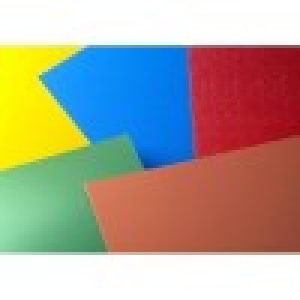
#> input picture Assignment1/Question 5/example2.jpg, 100 x 100 px (shown 3 times larger)
$ python ES12B1018_Prob5_3.py
#> lines starting #> are read from the running program, lines starting #| are printed output that depends on the picture
#> further down, x is the input picture: shape (100, 100, 3); mean B, G, R 150, 163.2, 173.9
import cv2
def redgreen_swap(img):
	b,g,r = cv2.split(img)
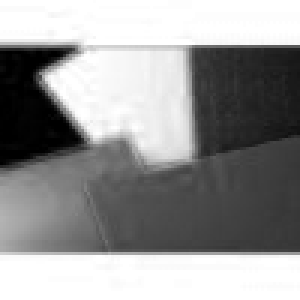
#> b: shape (100, 100) (shown 3 times larger); min 0, max 255, mean 150
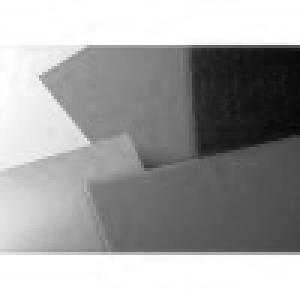
#> g: shape (100, 100) (shown 3 times larger); min 5, max 255, mean 163.2
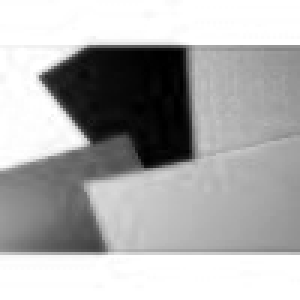
#> r: shape (100, 100) (shown 3 times larger); min 0, max 255, mean 173.9
	return cv2.merge([b,r,g])
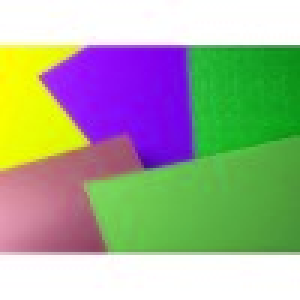
#> returned value: shape (100, 100, 3) (shown 3 times larger); mean of channels 0, 1, 2 150, 173.9, 163.2; drawn as B, G, R
x = cv2.imread("example2.jpg")
cv2.imwrite("img.png",redgreen_swap(x))
